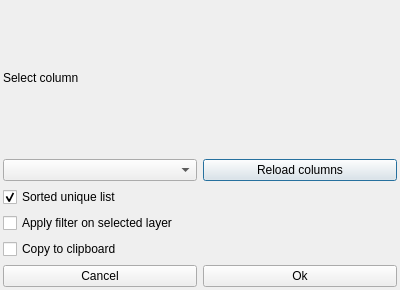
<?xml version="1.0" encoding="UTF-8"?>
<ui version="4.0">
 <class>Dialog</class>
 <widget class="QDialog" name="dialog">
  <property name="geometry">
   <rect>
    <x>0</x>
    <y>0</y>
    <width>400</width>
    <height>290</height>
   </rect>
  </property>
  <property name="minimumSize">
   <size>
    <width>400</width>
    <height>140</height>
   </size>
  </property>
  <property name="windowTitle">
   <string>Values from selected features</string>
  </property>
  <layout class="QGridLayout" name="grid_layout_2">
   <property name="leftMargin">
    <number>3</number>
   </property>
   <property name="topMargin">
    <number>3</number>
   </property>
   <property name="rightMargin">
    <number>3</number>
   </property>
   <property name="bottomMargin">
    <number>3</number>
   </property>
   <item row="0" column="0">
    <widget class="QWidget" name="gridwidget" native="true">
     <layout class="QGridLayout" name="grid_layout">
      <property name="leftMargin">
       <number>0</number>
      </property>
      <property name="topMargin">
       <number>0</number>
      </property>
      <property name="rightMargin">
       <number>0</number>
      </property>
      <property name="bottomMargin">
       <number>0</number>
      </property>
      <item row="0" column="0">
       <widget class="QLabel" name="label">
        <property name="text">
         <string>Select column</string>
        </property>
       </widget>
      </item>
      <item row="1" column="0">
       <layout class="QHBoxLayout" name="horizontal_layout_2">
        <item>
         <widget class="QComboBox" name="columns"/>
        </item>
        <item>
         <widget class="QPushButton" name="pushbutton_reload">
          <property name="toolTip">
           <string>Read columns from active layer.</string>
          </property>
          <property name="text">
           <string>Reload columns</string>
          </property>
         </widget>
        </item>
       </layout>
      </item>
      <item row="2" column="0">
       <widget class="QCheckBox" name="unique_sorted_list_checkbox">
        <property name="toolTip">
         <string>&lt;html&gt;&lt;head/&gt;&lt;body&gt;&lt;p&gt;Checked: Remove duplicates and sort the list.&lt;/p&gt;&lt;p&gt;Unchecked: Print all values in the feature order.&lt;/p&gt;&lt;/body&gt;&lt;/html&gt;</string>
        </property>
        <property name="text">
         <string>Sorted unique list</string>
        </property>
        <property name="checked">
         <bool>true</bool>
        </property>
       </widget>
      </item>
      <item row="5" column="0">
       <layout class="QHBoxLayout" name="horizontal_layout">
        <item>
         <widget class="QPushButton" name="pushbutton_cancel">
          <property name="text">
           <string>Cancel</string>
          </property>
         </widget>
        </item>
        <item>
         <widget class="QPushButton" name="pushbutton_ok">
          <property name="text">
           <string>Ok</string>
          </property>
         </widget>
        </item>
       </layout>
      </item>
      <item row="3" column="0">
       <widget class="QCheckBox" name="filter_layer_checkbox">
        <property name="toolTip">
         <string>The selected layer is filtered automatically.</string>
        </property>
        <property name="text">
         <string>Apply filter on selected layer</string>
        </property>
       </widget>
      </item>
      <item row="4" column="0">
       <widget class="QCheckBox" name="copy_to_clipboard_checkbox">
        <property name="text">
         <string>Copy to clipboard</string>
        </property>
       </widget>
      </item>
     </layout>
    </widget>
   </item>
  </layout>
 </widget>
 <resources/>
 <connections/>
</ui>
